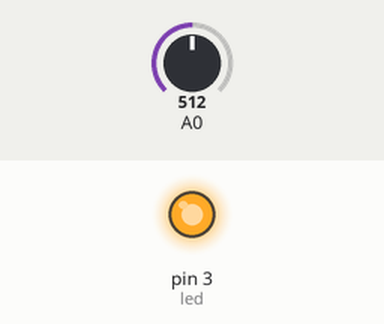
Bench run of a sketch on a simulated Arduino Uno, built with avr-gcc and run on an emulated ATmega328P. On the bench: output pins drawn as LEDs (lit = HIGH). The test bench sets the inputs (shaded band); at power-on: A0 = 512.

Above: at 1.2 s.
1.3 s: A0 set to 710
At 2.5 s:
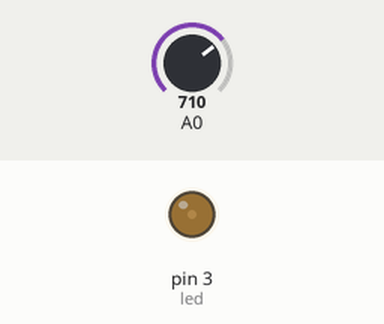
2.9 s: A0 set to 691
At 3.8 s:
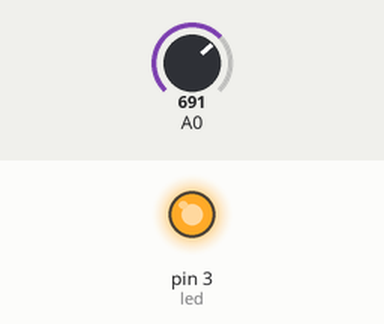
4.5 s: A0 set to 716
At 5.0 s:
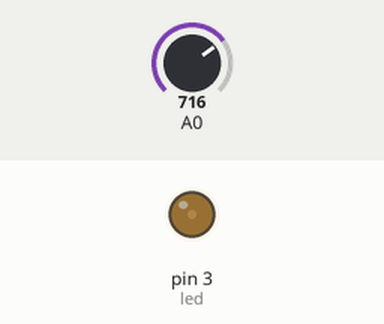
6.1 s: A0 set to 690
At 7.4 s:
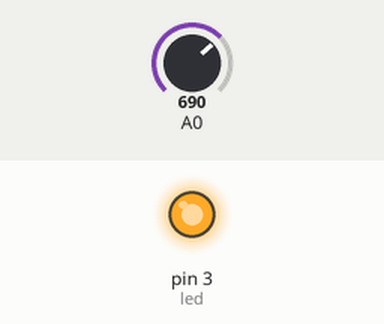
Timing chart, 0 to 8.7 s (numbered marks = the images above; inputs shaded):
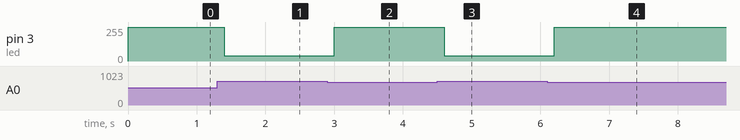

Measured:
- the behaviour switches between 701 and 700 on A0 (found by bisection; images 1 and 2)
- after the input at 1.3 s, pin 3 (led): 255/255 → 38/255 after 0.10 s
- after the input at 2.9 s, pin 3 (led): 38/255 → 255/255 after 0.10 s
- after the input at 4.5 s, pin 3 (led): 255/255 → 38/255 after 0.10 s
- after the input at 6.1 s, pin 3 (led): 38/255 → 255/255 after 0.10 s

The sketch:

10._____led__.ino
```cpp
int led = 3; //~3

void setup() {
  pinMode(led, OUTPUT);

}

void loop() {
  int sensorValue = analogRead(A0);
  if (sensorValue > 700) analogWrite(3,550);
  else analogWrite(3,1023);
  delay(200);
}
```
